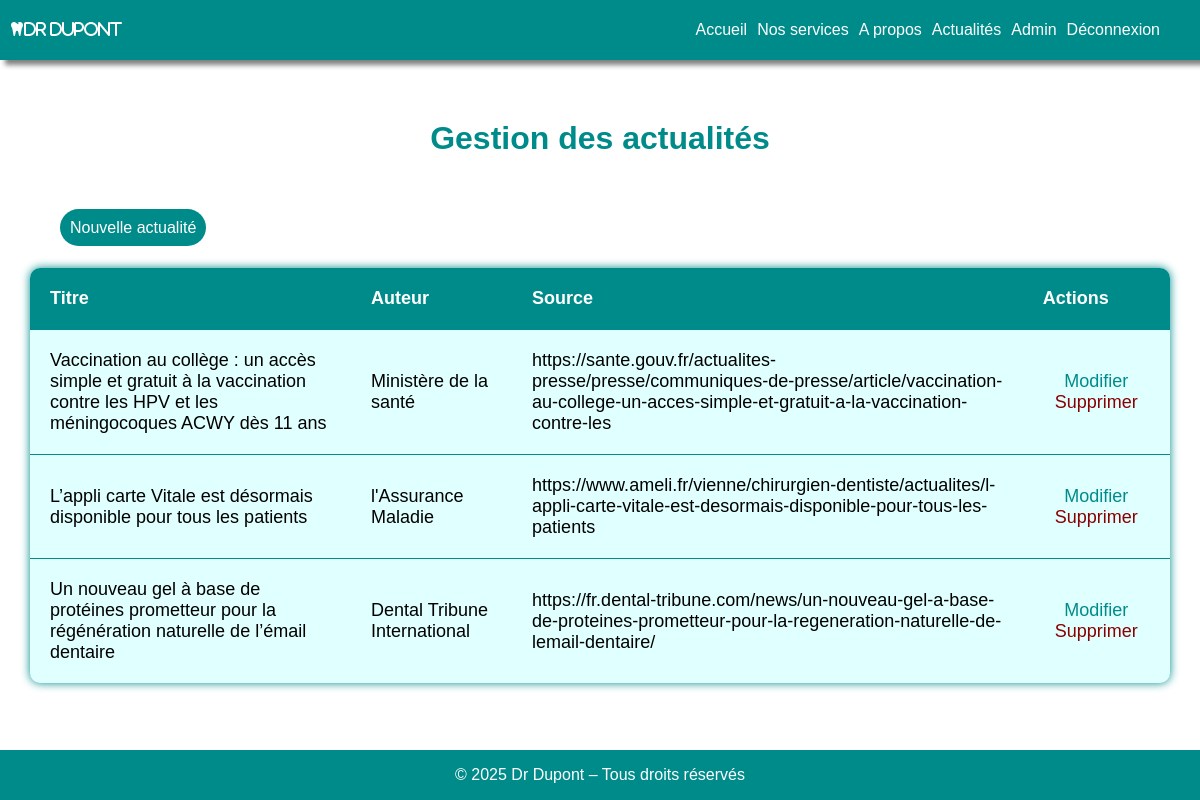
Screenshot of /index.php?page=postsAdmin (signed in) with the database file from the repository.
### tables this page shows
CREATE TABLE `posts` (
  `id` bigint(20) NOT NULL,
  `title` varchar(255) NOT NULL,
  `content` text NOT NULL,
  `author` varchar(255) NOT NULL,
  `url` varchar(255) NOT NULL,
  `image` varchar(255) DEFAULT NULL
);

### controllers/AdminController.php (called while the page is built, shortened)
<?php
require_once 'models/PostsManager.php';
class AdminController
{
    public function postsAdmin()
    {
        $postsManager = new PostsManager();
        $articles = $postsManager->getPosts();
        require 'views/postsAdmin.php';
    }
}

### models/PostsManager.php (called while the page is built, shortened)
<?php
require_once 'models/Post.php';
class PostsManager
{
    private function connectDB()
    {
        $pdo = new PDO("mysql:host=localhost;dbname=dupont;charset=utf8", "root", "");
        $pdo->setAttribute(PDO::ATTR_ERRMODE, PDO::ERRMODE_EXCEPTION);
        return $pdo;
    }
    public function getPosts(): array
    {
        $pdo = $this->connectDB();
        $request = $pdo->query("SELECT * FROM posts");
        $articles = $request->fetchAll();
        $posts = [];
        foreach ($articles as $article) {
            $posts[] = new Post($article);
        }
        return $posts;
    }
}

### models/Post.php (called while the page is built, shortened)
<?php
class Post
{
    private int $id;
    private string $title;
    private string $author;
    private ?string $url;
    private function limitWords($text, $limit = 30)
    {
        $word = explode(' ', strip_tags($text));
        if (count($word) > $limit) {
            $word = array_slice($word, 0, $limit);
            $text = implode(' ', $word) . '...';
        }
        return $text;
    }
    public function __construct($data)
    {
        $this->id = $data["id"];
        $this->title = $data["title"];
        $this->author = $data["author"];
        $this->url = $data["url"] ?? null;
    }
    public function getId()
    {
        return $this->id;
    }
    public function getTitle()
    {
        return $this->title;
    }
    public function getAuthor()
    {
        return $this->author;
    }
    public function getUrl()
    {
        return $this->url;
    }
}

### Views/postsAdmin.php (the view)
<?php include 'header.php'; ?>
<div class="postsAdmin">
    <h1 class="title">Gestion des actualités</h1>
    <div class="add">
        <a href="index.php?page=create-post" class="button">Nouvelle actualité</a>
    </div>
    <?php if (!$articles) { ?>
        <p>Aucune actualité pour le moment.</p>
    <?php } else { ?>
        <div class="table-scroll">
            <table class="list">
                <thead>
                    <tr>
                        <th>Titre</th>
                        <th>Auteur</th>
                        <th>Source</th>
                        <th>Actions</th>
                    </tr>
                </thead>
                <tbody>
                    <?php foreach ($articles as $article) { ?>
                        <tr>
                            <td><?php echo $article->getTitle(); ?></td>
                            <td><?php echo $article->getAuthor(); ?></td>
                            <td><?php echo $article->getUrl(); ?></td>
                            <td class="actions">
                                <a href="index.php?page=update-post&id=<?php echo $article->getId(); ?>"
                                    class="update">Modifier</a>
                                <a href="index.php?page=delete-post&id=<?php echo $article->getId(); ?>"
                                    class="delete">Supprimer</a>
                            </td>
                        </tr>
                    <?php } ?>
                </tbody>
            </table>
        </div>
    <?php } ?>
</div>
<?php include 'footer.php'; ?>

### style.css (style rules this page uses)
html { height: 100%; width: 100%; margin: 0; }
body { display: flex; flex-direction: column; min-height: 100%; width: 100%; margin: 0; font-family: 'Gill Sans', 'Gill Sans MT', Calibri, 'Trebuchet MS', sans-serif; }
a { text-decoration: none; }
.home, .newsPage, .aboutPage, .servicePage, .servicesAdmin, .postsAdmin, .patientsAdmin, .appointmentPage { margin: auto 30px; margin-top: 50px; display: flex; flex-direction: column; justify-content: center; }
.title { font-size: xx-large; color: darkcyan; text-align: center; margin: 30px auto; font-weight: bold; }
.button { background-color: darkcyan; border: none; border-radius: 50px; color: white; font-size: medium; font-family: 'Gill Sans', 'Gill Sans MT', Calibri, 'Trebuchet MS', sans-serif; padding: 10px; cursor: pointer; }
.list { width: 100%; background-color: lightcyan; box-shadow: 0 0 10px darkcyan; border-collapse: separate; border-spacing: 0; border-radius: 10px; overflow: hidden; margin-bottom: 50px; }
thead { background-color: darkcyan; text-align: left; color: white; }
th, td { padding: 20px; }
tr { align-items: center; }
td { border-top: 1px solid darkcyan; }
.actions { text-align: center; }
.update { color: darkcyan; margin: 5px; }
.delete { color: darkred; margin: 5px; }
.add { margin: 30px; }

### rows the page displays
posts: title "Vaccination au collège : un accès simple et gratuit à la vaccination contre les HPV et les méningocoques ACWY dès 11 ans", author "Ministère de la santé", url "https://sante.gouv.fr/actualites-presse/presse/communiques-de-presse/article/vaccination-au-college-un-acces-simple-et-gratuit-a-la-vaccination-contre-les"
posts: title "L’appli carte Vitale est désormais disponible pour tous les patients", author "l'Assurance Maladie", url "https://www.ameli.fr/vienne/chirurgien-dentiste/actualites/l-appli-carte-vitale-est-desormais-disponible-pour-tous-les-patients"
posts: title "Un nouveau gel à base de protéines prometteur pour la régénération naturelle de l’émail dentaire", author "Dental Tribune International", url "https://fr.dental-tribune.com/news/un-nouveau-gel-a-base-de-proteines-prometteur-pour-la-regeneration-naturelle-de-lemail-dentaire/"
